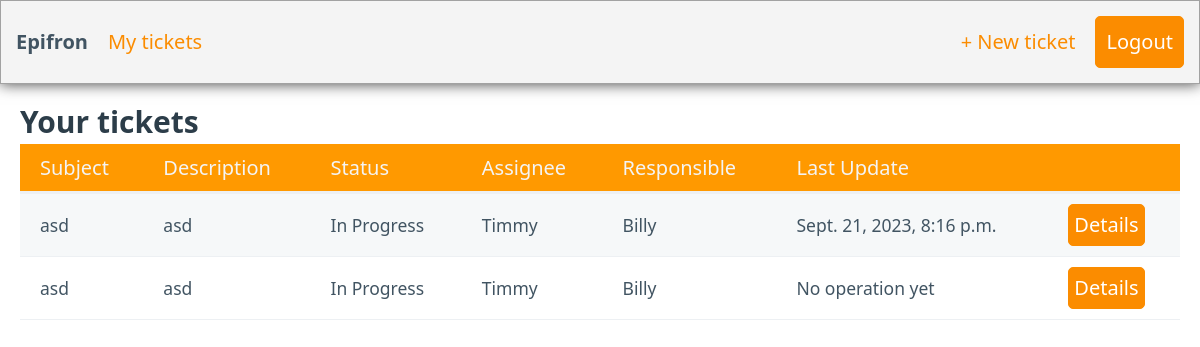
The page /tickets/ (signed in) on the database as committed earlier.
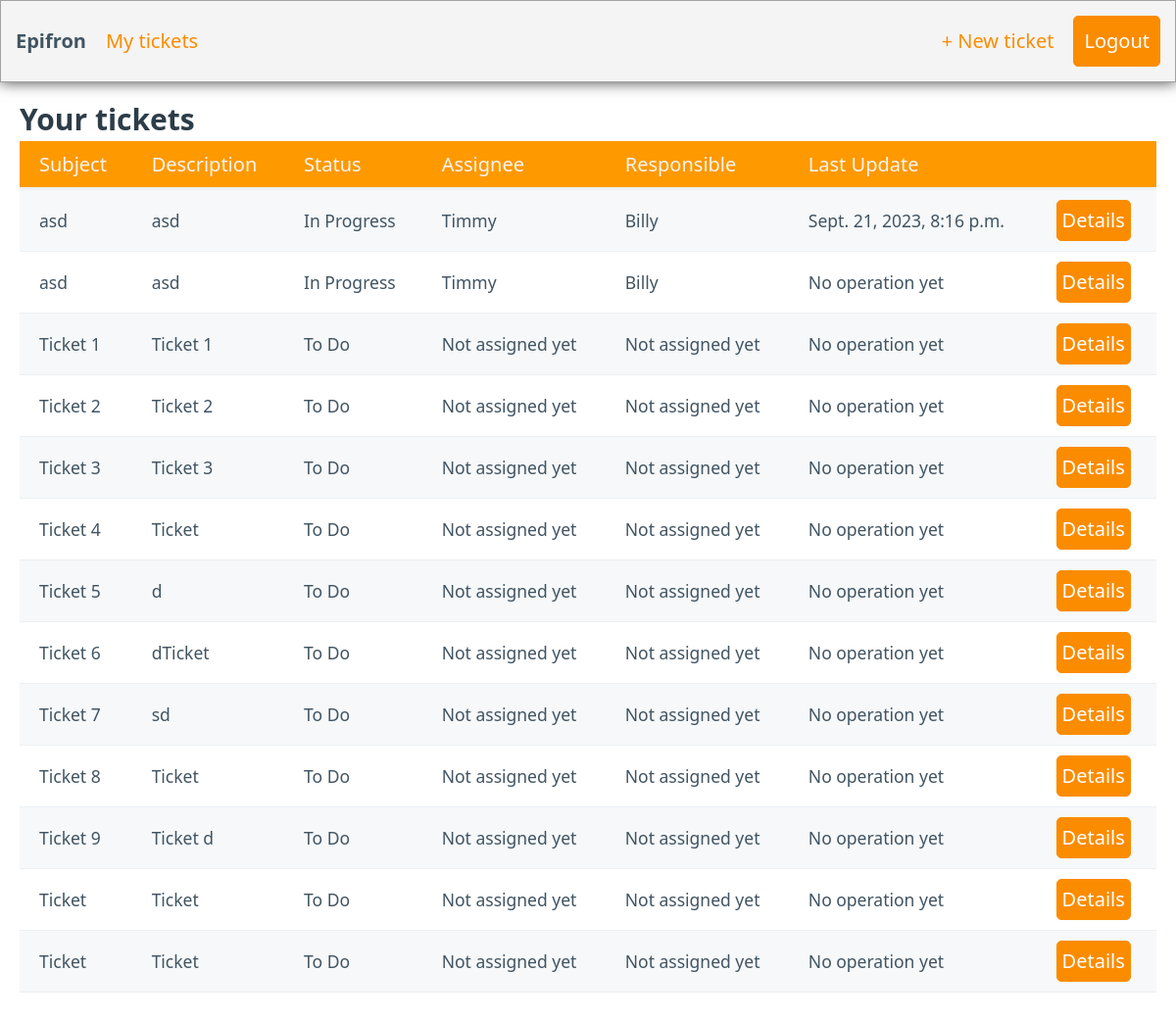
The same page on the database as committed later.
### tickets/models.py (models this page shows, shortened)
class Ticket(models.Model):
    id = models.BigAutoField(primary_key=True)
    subject = models.CharField(max_length=100)
    requestor = models.ForeignKey(User, related_name="requestor", null=False, blank = True, on_delete=models.CASCADE)
    description = models.TextField()
    responsible = models.ForeignKey(User, related_name="responsible", null=True, blank = True, on_delete=models.CASCADE)
    assignee = models.ForeignKey(User, related_name="assignee", null=True, blank = True, on_delete=models.CASCADE)
    status = models.CharField(max_length=25, choices=TicketStatus.choices, default=TicketStatus.TO_DO)
    created_at = models.DateTimeField("created at")
    last_update = models.DateTimeField("last update", null=True)

### tickets/views.py (the view)
# urls.py: path("", views.index, name="index"),
def index(request):
    responsibles = [];
    technicians = [];
    ticket_status = [];
    if request.user.groups.filter(name="responsible").exists():
        user_tickets = Ticket.objects.filter( (Q(assignee__isnull = True) | Q(responsible__isnull = True) ) | Q(responsible = request.user))
        responsibles = get_user_model().objects.filter(groups__name="responsible")
        technicians = get_user_model().objects.filter(groups__name="technician")
    elif request.user.groups.filter(name="technician").exists():
        user_tickets = Ticket.objects.filter(assignee = request.user)
    else:
        user_tickets = Ticket.objects.filter(requestor = request.user)
    context = {"user_tickets": user_tickets, "responsibles": responsibles, "technicians": technicians, "ticket_status": [c[0] for c in Ticket.status.field.choices]}
    return render(request, "tickets/tickets.html", context)

### tickets/templatetags/tickets_extras.py (called while the page is built)
@register.filter(name="has_group")
def has_group(user, group_name):
    return user.groups.filter(name=group_name).exists()

### templates/tickets/tickets.html (shortened to what this page needs)
{% extends 'base.html' %}
{% block content %}
<main class="container-fluid" style="padding-top: 15px">
    <h3 style="margin-bottom: 0">
        Your tickets
    </h3>
    <div class="tableContainer">
        {% include 'tickets/table.html' %}
    </div>
</main>
{% endblock %}

### templates/tickets/table.html
{% load tickets_extras %}
{% load static %}
<table role="grid" id="table">
    <thead>
    <tr>
        <th scope="col">Subject</th>
        <th scope="col">Description</th>
        <th scope="col">Status</th>
        <th scope="col">Assignee</th>
        <th scope="col">Responsible</th>
        <th scope="col">Last Update</th>
        <th scope="col"></th>
    </tr>
    </thead>
    <tbody>
        {% for ticket in user_tickets%}
        <tr>
            <td>{{ticket.subject}}</td>
            <td>{{ticket.description}}</td>
            <td>
                {% if request.user|has_group:"technician" %}
                    <select required
                            hx-post="{% url 'updateTicketStatus' %}"
                            hx-vars='{"ticket_id":"{{ ticket.id }}"}'
                            hx-trigger="change"
                            name='status'
                            hx-target="#table"
                            hx-swap="outerHTML">
                        {% for status in ticket_status %}
                            <option value="{{status}}" {% if status == ticket.status %} selected="selected"{% endif %}>{{status}}</option>
                        {% endfor %}
                    </select>
                {% else %}
                    {{ticket.status}}
                {% endif %}
            </td>
            <td>
                {% if request.user|has_group:"responsible" %}
                <select required
                        hx-post="{% url 'updateTicketAssignee' %}"
                        hx-vars='{"ticket_id":"{{ ticket.id }}"}'
                        hx-trigger="change"
                        name='technician'
                        hx-target="#table"
                        hx-swap="outerHTML">
                    <option selected='{{ticket.assignee}}' disabled >Not assigned yet</option>
                    {% for technician in technicians %}
                        <option value="{{technician.username}}" {% if technician == ticket.assignee %}selected="selected"{% endif %}>{{technician.username}}</option>
                    {% endfor %}
                </select>
                {% else %}
                {{ticket.assignee | default_if_none:"Not assigned yet"}}
                {% endif %}
            </td>
            <td>
                {% if request.user|has_group:"responsible" %}
                <select required
                        hx-post="{% url 'updateTicketResponsible' %}"
                        hx-vars='{"ticket_id":"{{ ticket.id }}"}'
                        hx-trigger="change"
                        name='responsible'
                        hx-target="#table"
                        hx-swap="outerHTML">
                    <option selected='{{ticket.assignee}}' disabled >Not assigned yet</option>
                    {% for responsible in responsibles %}
                        <option value="{{responsible.username}}" {% if responsible == ticket.responsible %}selected="selected"{% endif %}>{{responsible.username}}</option>
                    {% endfor %}
                </select>
                {% else %}
                    {{ticket.responsible | default_if_none:"Not assigned yet"}}
                {% endif %}
            </td>
            <td>
                {{ticket.last_update | default_if_none:"No operation yet"}}
            </td>
            {% if request.user|has_group:"technician" %}
            <td scope="col">
                <a href="{% url 'registerIntervention' ticket.id %}" role="button">
                    Work on it
                </a>
            </td>
            {% else %}
            <td scope="col">
                <a href="{% url 'displayIntervention' ticket.id %}" role="button">
                    Details
                </a>
            </td>
            {% endif %}
        </tr>
        {% endfor %}
    </tbody>
</table>

Rows that differ between the two databases and show on the page:
added Ticket: subject "Ticket 1", description "Ticket 1", status "To Do", assignee "Not assigned yet", responsible "Not assigned yet", last_update "No operation yet"
added Ticket: subject "Ticket 2", description "Ticket 2", status "To Do", assignee "Not assigned yet", responsible "Not assigned yet", last_update "No operation yet"
added Ticket: subject "Ticket 3", description "Ticket 3", status "To Do", assignee "Not assigned yet", responsible "Not assigned yet", last_update "No operation yet"
added Ticket: subject "Ticket 4", description "Ticket", status "To Do", assignee "Not assigned yet", responsible "Not assigned yet", last_update "No operation yet"
added Ticket: subject "Ticket 5", description "d", status "To Do", assignee "Not assigned yet", responsible "Not assigned yet", last_update "No operation yet"
added Ticket: subject "Ticket 6", description "dTicket", status "To Do", assignee "Not assigned yet", responsible "Not assigned yet", last_update "No operation yet"
added Ticket: subject "Ticket 7", description "sd", status "To Do", assignee "Not assigned yet", responsible "Not assigned yet", last_update "No operation yet"
added Ticket: subject "Ticket 8", description "Ticket", status "To Do", assignee "Not assigned yet", responsible "Not assigned yet", last_update "No operation yet"
added Ticket: subject "Ticket 9", description "Ticket d", status "To Do", assignee "Not assigned yet", responsible "Not assigned yet", last_update "No operation yet"
added Ticket: subject "Ticket", description "Ticket", status "To Do", assignee "Not assigned yet", responsible "Not assigned yet", last_update "No operation yet"
added Ticket: subject "Ticket", description "Ticket", status "To Do", assignee "Not assigned yet", responsible "Not assigned yet", last_update "No operation yet"
